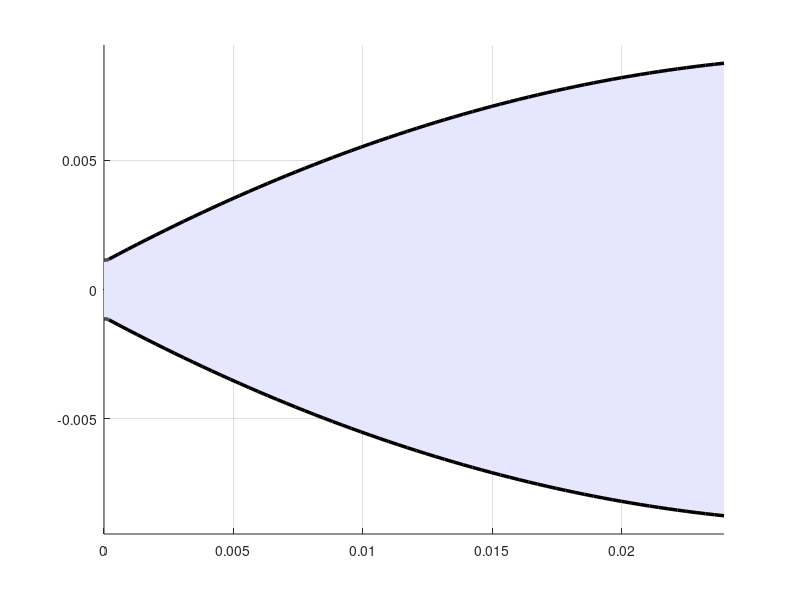

MATLAB code to generate this figure: (Note: this script raises an error after producing the figure.)
% Nozzle Contour Generation - Method 1: Rao's Parabolic Approximation
%
% Summary of Logic:
% This script generates a 2D nozzle contour using the standard Rao Parabolic Approximation method.
% 1. It calculates the necessary nozzle parameters (Area Ratio, Throat Radius Rt, Exit Radius Re)
%    based on the given inputs (Thrust, Pressure, Temperature, Gamma).
% 2. It defines the nozzle geometry in three sections:
%    - Convergent Section: A circular arc leading to the throat.
%    - Throat Section: A circular arc downstream of the throat (radius 0.382 * Rt).
%    - Divergent Bell Section: A parabola fitting between the throat section end and the exit radius.
%      The parabola is defined by the initial wall angle (theta_n) and the exit wall angle (theta_e).
% 3. The script solves for the parabolic coefficients and generates coordinate points.
% 4. Finally, it plots the full 2D contour and outputs the coordinates to the command window.

clear; clc; close all;

% --- Inputs & Constants ---
F_ideal = 12; % Newtons
P_c_low = 5e5; % Pa
P_c_high = 20e5; % Pa
Pc_array = linspace(P_c_low,P_c_high,1000);
t_r = 0.005; % seconds
T_c = 1222; % K
MW = 0.022560; % kg/mol
R = 8.314/MW; % J/kg
g = 9.806; % m/s^2
gamma    = 1.25;

% --- Derived Parameters ---
term = (2/(gamma+1))^((gamma+1)/(2*(gamma-1)));
C_star = sqrt(R*T_c) / ( sqrt(gamma) * term );

% Design Point Selection (Using target values from original code)
A_ratio_target = 60;
A_t_target = 4e-6; % m^2

% Calculate Exit Radius
Rt = sqrt(A_t_target/pi);
Re = sqrt(A_ratio_target) * Rt;

% --- Rao Nozzle Geometry Parameters ---
% Standard parabolic bell nozzle parameters (approximate optimum)
% Length of nozzle: often defined as percentage of a 15-degree conical nozzle
% L_cone_15 = (Re - Rt) / tan(deg2rad(15));
% L_nozzle = 0.8 * L_cone_15; % 80% bell nozzle

theta_n = 28 * (pi/180); % Initial parabola angle (inflection point angle), typical 20-30 deg
theta_e = 6 * (pi/180);  % Exit angle, typical 2-8 deg

% Coordinate System: Throat is at (0, Rt)
% Throat Downstream Arc: Radius Rw = 0.382 * Rt (Standard)
Rw = 0.382 * Rt;

% End of Throat Arc (Inflection Point N)
x_n = Rw * sin(theta_n);
y_n = Rt + Rw * (1 - cos(theta_n));

% Length of Bell (L)
% We can determine L based on fitting a parabola y = ax^2 + bx + c
% Constraints:
% 1. At x = x_n, y = y_n
% 2. At x = x_n, dy/dx = tan(theta_n)
% 3. At x = L, y = Re
% 4. At x = L, dy/dx = tan(theta_e)
% This is an over-constrained system for a simple quadratic parabola if L is fixed.
% Standard Rao method actually constructs the parabola based on these boundary conditions to FIND L.
% Parabola: x(y) or y(x). Usually y(x) = a*x^2 + b*x + c is used.
% Let's use coordinate transformation so x_n is 0 for the parabola segment.
% y = a*x'^2 + b*x' + c  where x' = x - x_n.
% At x'=0 (Inflection): y = y_n, dy/dx' = tan(theta_n)
%   -> c = y_n
%   -> b = tan(theta_n)
% At x'=Ln (Exit): y = Re, dy/dx' = tan(theta_e)
%   -> Re = a*Ln^2 + b*Ln + c
%   -> tan(theta_e) = 2*a*Ln + b
% Solve for a and Ln.
% From (2): a = (tan(theta_e) - b) / (2*Ln)
% Subst into (1): Re = [(tan(theta_e) - b)/(2*Ln)] * Ln^2 + b*Ln + c
% Re = (tan(theta_e) - b)*Ln/2 + b*Ln + c
% Re - c = Ln/2 * (tan(theta_e) - b + 2*b)
% Re - y_n = Ln/2 * (tan(theta_e) + tan(theta_n))
% Ln = 2 * (Re - y_n) / (tan(theta_e) + tan(theta_n))
% a = (tan(theta_e) - tan(theta_n)) / (2*Ln)

Ln = 2 * (Re - y_n) / (tan(theta_e) + tan(theta_n));
a  = (tan(theta_e) - tan(theta_n)) / (2*Ln);
b  = tan(theta_n);
c  = y_n;

% --- Generate Points ---
N_points = 100;

% 1. Throat Arc Section
theta_arc = linspace(0, theta_n, round(N_points/3));
x_arc = Rw * sin(theta_arc);
y_arc = Rt + Rw * (1 - cos(theta_arc));

% 2. Bell Parabola Section
x_par_local = linspace(0, Ln, round(2*N_points/3));
x_bell = x_n + x_par_local;
y_bell = a * x_par_local.^2 + b * x_par_local + c;

% Combine
x_nozzle = [x_arc, x_bell];
y_nozzle = [y_arc, y_bell];

% --- Output ---
fprintf('Method 1: Rao Parabolic Approximation\n');
fprintf('Expansion Ratio: %.2f\n', A_ratio_target);
fprintf('Nozzle Length:   %.4f m\n', x_nozzle(end));
fprintf('Exit Radius:     %.4f m\n', y_nozzle(end));
fprintf('Wall Coordinates (x, y):\n');
for i = 1:10:length(x_nozzle) % Print sparse sample
    fprintf('%.6f, %.6f\n', x_nozzle(i), y_nozzle(i));
end

% --- Plotting ---
figure('Name', 'Method 1: Rao Parabolic');
hold on; axis equal; grid on;

% Fill Interior
fill([x_nozzle, fliplr(x_nozzle)], [y_nozzle, -fliplr(y_nozzle)], [0.9 0.9 1.0], 'EdgeColor', 'none');

% Plot Upper and Lower Walls
plot(x_nozzle, y_nozzle, 'k-', 'LineWidth', 2.5);
plot(x_nozzle, -y_nozzle, 'k-', 'LineWidth', 2.5);

% Plot Axis
yline(0, 'k-.', 'LineWidth', 1.5);
xline(0, 'k--', 'LineWidth', 1);

% --- Annotations ---

% 1. Radii (Rt and Re)
plot([0 0], [0 Rt], 'r-', 'LineWidth', 1.5); % Rt Line
plot([x_nozzle(end) x_nozzle(end)], [0 Re], 'r-', 'LineWidth', 1.5); % Re Line

% Rt Label: Left and Down
text(0, Rt/3, sprintf('R_t = %.4f m', Rt), 'HorizontalAlignment', 'center', 'VerticalAlignment', 'bottom', 'Rotation', 90, 'FontSize', 10, 'Color', 'r');
% Re Label: More Right
text(x_nozzle(end), Re/3, sprintf('R_e = %.4f m', Re), 'HorizontalAlignment', 'center', 'VerticalAlignment', 'top', 'Rotation', 90, 'FontSize', 10, 'Color', 'r');

% 2. Inflection Point (xn, yn)
plot(x_n, y_n, 'ro', 'MarkerFaceColor', 'r', 'MarkerSize', 6);
text(x_n, y_n*1.1, sprintf('Inflection\n(%.1f^o)', rad2deg(theta_n)), 'HorizontalAlignment', 'center', 'FontSize', 10);

% 3. Exit Point Angle
plot(x_nozzle(end), y_nozzle(end), 'ro', 'MarkerFaceColor', 'r', 'MarkerSize', 6);
text(x_nozzle(end), y_nozzle(end)*1.1, sprintf('Exit\n(%.1f^o)', rad2deg(theta_e)), 'HorizontalAlignment', 'center', 'FontSize', 10);

% 4. Throat Label
text(-0.001, Rt*1.2, 'Throat Plane', 'HorizontalAlignment', 'right', 'FontSize', 10);

% Axes Labels and Title
xlabel('Axial Position x (m)', 'FontSize', 12, 'FontWeight', 'bold');
ylabel('Radius r (m)', 'FontSize', 12, 'FontWeight', 'bold');
title({'2D Nozzle Contour - Rao Parabolic Approximation'; sprintf('Area Ratio = %.1f', A_ratio_target)}, 'FontSize', 14);

% Limits
xlim([-0.005, x_nozzle(end)*1.1]);
ylim([-Re*1.3, Re*1.3]);
